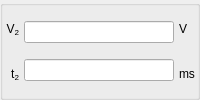
            <widget class="QGroupBox" name="gbRValues">
             <property name="title">
              <string/>
             </property>
             <layout class="QHBoxLayout" name="horizontalLayout_5">
              <property name="spacing">
               <number>3</number>
              </property>
              <property name="leftMargin">
               <number>1</number>
              </property>
              <property name="topMargin">
               <number>1</number>
              </property>
              <property name="rightMargin">
               <number>1</number>
              </property>
              <property name="bottomMargin">
               <number>1</number>
              </property>
              <item>
               <layout class="QVBoxLayout" name="verticalLayout_14">
                <property name="spacing">
                 <number>3</number>
                </property>
                <property name="leftMargin">
                 <number>1</number>
                </property>
                <property name="topMargin">
                 <number>1</number>
                </property>
                <property name="rightMargin">
                 <number>1</number>
                </property>
                <property name="bottomMargin">
                 <number>1</number>
                </property>
                <item>
                 <widget class="QLabel" name="lblVoltage2">
                  <property name="text">
                   <string>V&lt;sub&gt;2&lt;/sub&gt;</string>
                  </property>
                  <property name="alignment">
                   <set>Qt::AlignRight|Qt::AlignTrailing|Qt::AlignVCenter</set>
                  </property>
                 </widget>
                </item>
                <item>
                 <widget class="QLabel" name="lblTime2">
                  <property name="text">
                   <string>t&lt;sub&gt;2&lt;/sub&gt;</string>
                  </property>
                  <property name="alignment">
                   <set>Qt::AlignRight|Qt::AlignTrailing|Qt::AlignVCenter</set>
                  </property>
                 </widget>
                </item>
               </layout>
              </item>
              <item>
               <layout class="QVBoxLayout" name="verticalLayout_15">
                <property name="spacing">
                 <number>3</number>
                </property>
                <property name="leftMargin">
                 <number>1</number>
                </property>
                <property name="topMargin">
                 <number>1</number>
                </property>
                <property name="rightMargin">
                 <number>1</number>
                </property>
                <property name="bottomMargin">
                 <number>1</number>
                </property>
                <item>
                 <widget class="QLineEdit" name="leVoltage2">
                  <property name="alignment">
                   <set>Qt::AlignRight|Qt::AlignTrailing|Qt::AlignVCenter</set>
                  </property>
                  <property name="readOnly">
                   <bool>true</bool>
                  </property>
                 </widget>
                </item>
                <item>
                 <widget class="QLineEdit" name="leTime2">
                  <property name="alignment">
                   <set>Qt::AlignRight|Qt::AlignTrailing|Qt::AlignVCenter</set>
                  </property>
                  <property name="readOnly">
                   <bool>true</bool>
                  </property>
                 </widget>
                </item>
               </layout>
              </item>
              <item>
               <layout class="QVBoxLayout" name="verticalLayout_18">
                <property name="spacing">
                 <number>3</number>
                </property>
                <property name="leftMargin">
                 <number>1</number>
                </property>
                <property name="topMargin">
                 <number>1</number>
                </property>
                <property name="rightMargin">
                 <number>1</number>
                </property>
                <property name="bottomMargin">
                 <number>1</number>
                </property>
                <item>
                 <widget class="QLabel" name="lblV2">
                  <property name="text">
                   <string>V</string>
                  </property>
                 </widget>
                </item>
                <item>
                 <widget class="QLabel" name="lblms2">
                  <property name="text">
                   <string>ms</string>
                  </property>
                 </widget>
                </item>
               </layout>
              </item>
             </layout>
            </widget>
